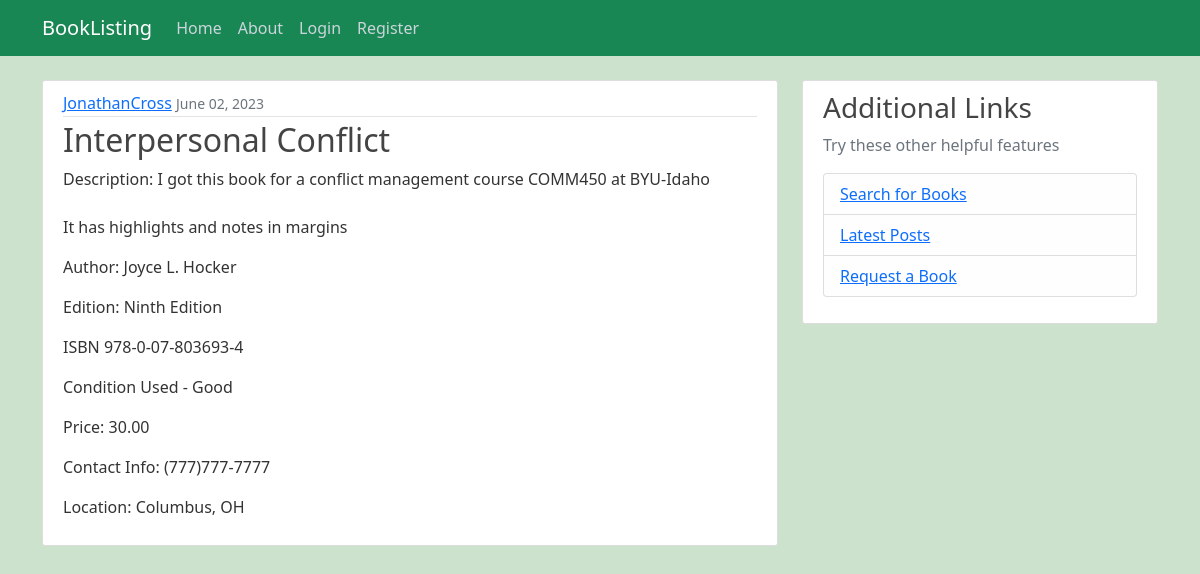
/post/8/, run on an earlier commit of the app's database.
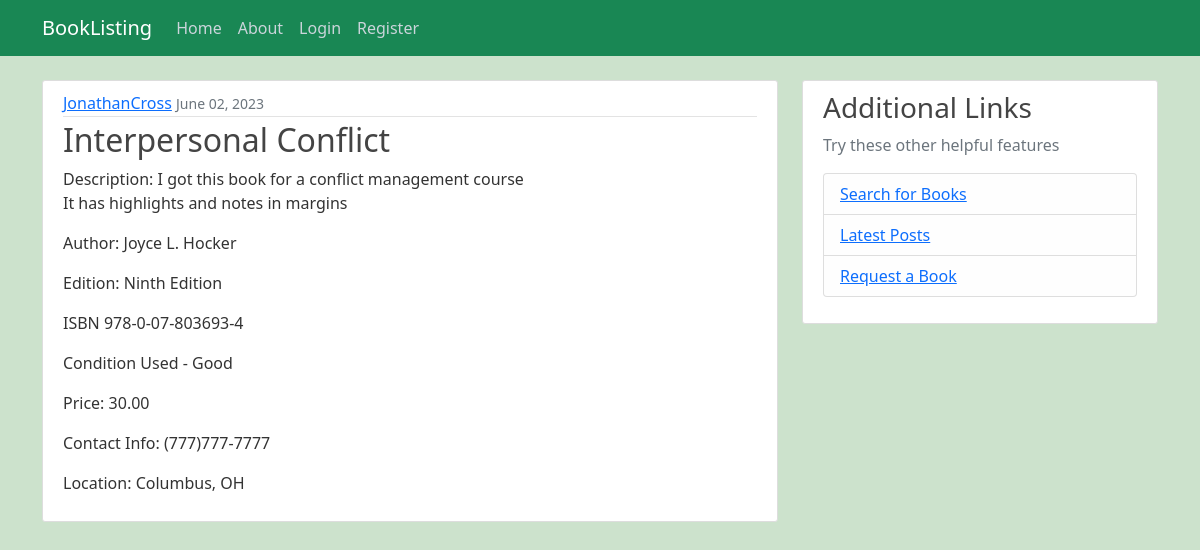
And on a later commit of the database.
### listing/models.py (models this page shows)
class Post(models.Model):
    title = models.CharField(max_length=100)
    content = models.TextField()
    date_posted = models.DateTimeField(default=timezone.now)
    author = models.ForeignKey(User, on_delete=models.CASCADE)
    book_author = models.CharField(max_length=100, default='unknown author')
    edition = models.CharField(max_length=100, default='unknown edition')
    course = models.CharField(max_length=100, default='unknown course')
    isbn = models.CharField(max_length=100, default='unknown isbn')
    condition = models.CharField(max_length=100, default='unknown condition')
    price = models.DecimalField(max_digits=8, decimal_places=2, default=0.00)
    contact = models.CharField(max_length=100, default='unknown contact info')
    location = models.CharField(max_length=100, default='unknown location')

### listing/views.py (the view)
# urls.py: path('post/<int:pk>/', PostDetailView.as_view(), name='post-detail'),
class PostDetailView(DetailView):
    model = Post

### listing/templates/listing/post_detail.html (shortened to what this page needs)
{% extends "listing/base.html" %} {% block content %}
<article class="media content-section">
  <div class="media-body">
    <div class="article-metadata">
      <a class="mr-2" href="#">{{ object.author }}</a>
      <small class="text-muted">{{ object.date_posted|date:'F d, Y' }}</small>
    </div>
    <h2 class="article-title">{{ object.title }}</h2>
    <p class="article-content">Description: {{ object.content }}</p>
    <p class="article-content">Author: {{ object.book_author }}</p>
    <p class="article-content">Edition: {{ object.edition }}</p>
    <p class="article-content">ISBN {{ object.isbn }}</p>
    <p class="article-content">Condition {{ object.condition }}</p>
    <p class="article-content">Price: {{ object.price }}</p>
    <p class="article-contact">Contact Info: {{ object.contact }}</p>
    <p class="article-location">Location: {{ object.location }}</p>
  </div>
</article>
{% endblock content %}

What changed in the data, as far as the page shows it:
changed Post "Interpersonal Conflict": content "I got this book for a conflict management course COMM450 at BYU-Idaho It has highlights and notes in margins" → "I got this book for a conflict management course It has highlights and notes in margins"
